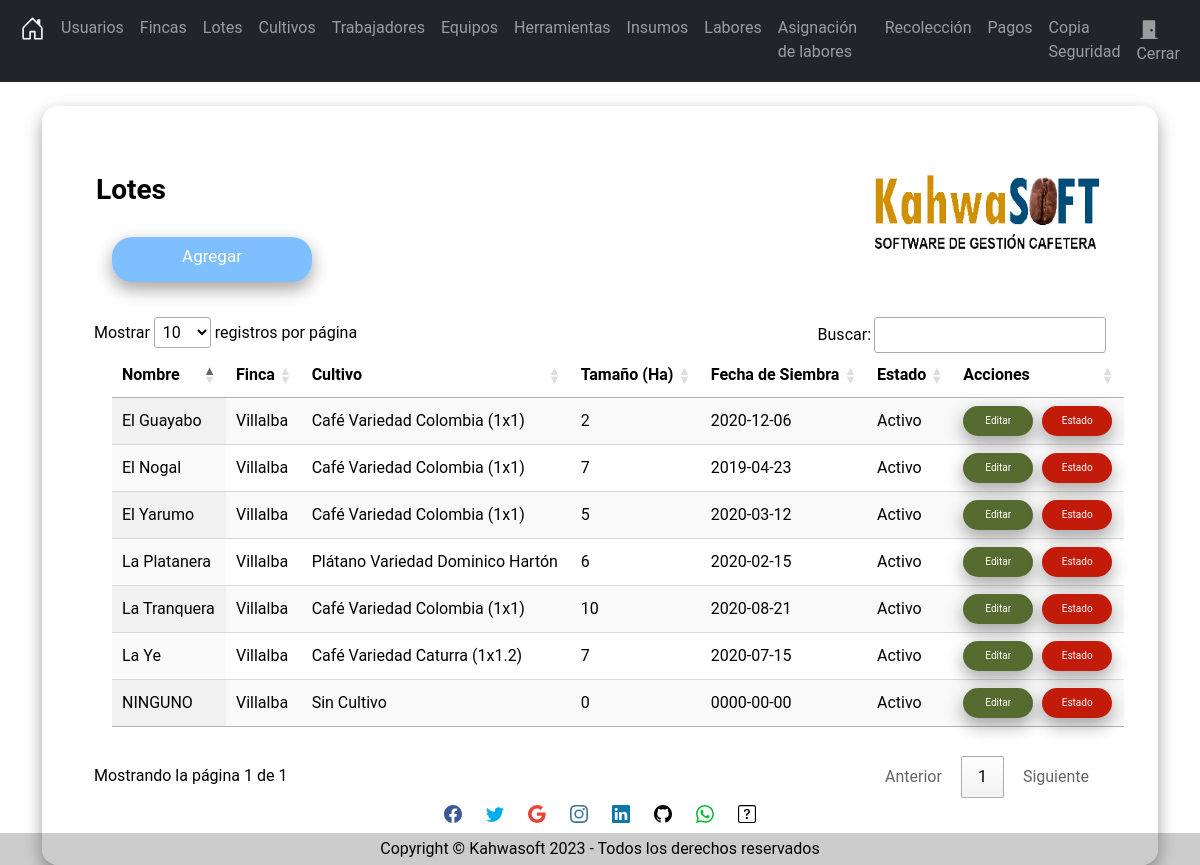
/secciones/Lote/index.php (signed in), run on the app's committed database.
### tables this page shows
CREATE TABLE `lote` (
  `Id` int(11) NOT NULL AUTO_INCREMENT,
  `NombreLote` varchar(255) NOT NULL,
  `FincaAsociada` int(11) NOT NULL,
  `Cultivo` int(11) NOT NULL,
  `Tamano` int(11) NOT NULL,
  `FechaDeSiembra` date NOT NULL,
  `Estado` tinyint(1) NOT NULL,
  PRIMARY KEY (`Id`),
  UNIQUE KEY `NombreLote` (`NombreLote`),
  KEY `FincaAsociada` (`FincaAsociada`),
  KEY `Cultivo` (`Cultivo`),
  CONSTRAINT `lote_ibfk_1` FOREIGN KEY (`FincaAsociada`) REFERENCES `finca` (`id`) ON DELETE CASCADE ON UPDATE CASCADE,
  CONSTRAINT `lote_ibfk_2` FOREIGN KEY (`Cultivo`) REFERENCES `cultivo` (`Id`) ON DELETE CASCADE ON UPDATE CASCADE
);

### secciones/Lote/index.php (the view, shortened to what this page needs)
<?php
    include("../../bd.php");
    $sentencia = $conexion->prepare("SELECT *, (SELECT Nombredelpredio FROM finca where finca.id = lote.FincaAsociada) as fincaregistrada,
    (SELECT Cultivo FROM cultivo where cultivo.id = lote.Cultivo) as cultivosembrado
        FROM lote");
    $sentencia->execute();
    $lotes = $sentencia->fetchall(PDO::FETCH_ASSOC);
?>
<?php include("../../templates/header.php"); ?>
<br/>
    <div class="card">
        <div class="content">
            <div class="title">
                <h3 id="Titulo"><strong>Lotes</strong><img src="../../Img/Logo.png" width="230" height="80" align="right"></h3>
            </div>
            <div class="card-body">
                <a name="" id="btncrear" class="btn" title="Agregar" href="crear.php" role="button">Agregar</a>
                <div class="table-responsive-sm">
                    <table  id="tabla_id" class="display nowrap" style="width:100%">
                        <thead>
                            <tr>
                                <th scope="col">Nombre</th>
                                <th scope="col">Finca</th>
                                <th scope="col">Cultivo</th>
                                <th scope="col">Tamaño (Ha)</th>
                                <th scope="col">Fecha de Siembra</th>
                                <th scope="col">Estado</th>
                                <th scope="col">Acciones</th>
                            </tr>
                        </thead>
                        <tbody>
                            <?php foreach($lotes as $lote) {?>
                                <tr class="">
                                    <td scope="row"><?php echo $lote['NombreLote']; ?></td>
                                    <td scope="row"><?php echo $lote['fincaregistrada']; ?></td>
                                    <td scope="row"><?php echo $lote['cultivosembrado']; ?></td>
                                    <td scope="row"><?php echo $lote['Tamano']; ?></td>
                                    <td scope="row"><?php echo $lote['FechaDeSiembra']; ?></td>
                                    <?php if($lote['Estado']==1){ ?>
                                        <td>Activo</td>
                                    <?php }?>
                                    <td> <a id="editar" class="btn" title="Editar" href="editar.php?txtID=<?php echo $lote['Id']; ?>" role="button">Editar</a>
                                    <a id="borrar" class="btn" title="Estado" href="javascript:borrar(<?php echo $lote['Id']; ?>);" role="button">Estado</a>
                                    </td>
                                </tr>
                            <?php }?>
                        </tbody>
                    </table>
                </div>
            </div>
        </div>
    </div>
<?php include("../../templates/footer.php"); ?>
<?php include("../../templates/socfooter.php"); ?>

### Css/Styles.css (style rules this page uses)
body { margin-bottom: 60px; margin: 0; padding: 0; background-image: url(../Img/Fondo.png); background-repeat: no-repeat; background-attachment: fixed; background-size: 100% 100%; font-family: 'Roboto', 'sans-serif'; height: 100vh; }
.card { width: 100%; max-width: 400%; color: #000000; padding: 50px 35px; border: 1px solid rgba(255,255, 255, 0.70); background: rgba(255, 255, 255, 0.70); border-radius: 16px; box-shadow: 0 8px 16px 0 rgba(0,0,0,0.2), 0 6px 20px 0 rgba(0,0,0,0.19); }
#btncrear { margin-top: 30px; background: rgba(0, 128, 255, 0.5); border-radius: 20px; box-shadow: 5px 5px #B2BABB; color: white; width: 200px; height: 45px; font-size: 17px; margin-top: 5px; margin-right: 5px; margin-bottom: 35px; margin-left: 18px; box-shadow: 0 8px 16px 0 rgba(0,0,0,0.2), 0 6px 20px 0 rgba(0,0,0,0.19); }
#Titulo { margin-top: 16px; margin-right: 20px; margin-bottom: 9px; margin-left: 18px; font-family: 'Roboto', sans-serif; }
#editar { background: rgb(85, 107, 47); border-radius: 20px; box-shadow: 0 8px 16px 0 rgba(0,0,0,0.2), 0 6px 20px 0 rgba(0,0,0,0.19); color: white; width: 70px; height: 30px; font-size: 10px; margin-right: 5px; }
#borrar { background: #c21b09; border-radius: 20px; box-shadow: 0 8px 16px 0 rgba(0,0,0,0.2), 0 6px 20px 0 rgba(0,0,0,0.19); color: white; width: 70px; height: 30px; font-size: 10px; }
#tabla_id { margin-top: 16px; margin-right: 20px; margin-bottom: 25px; margin-left: 18px; }

### data on the page
lote: NombreLote "NINGUNO", fincaregistrada "Villalba", cultivosembrado "Sin Cultivo", Tamano "0", FechaDeSiembra "0000-00-00", Estado "Activo"
lote: NombreLote "El Nogal", fincaregistrada "Villalba", cultivosembrado "Café Variedad Colombia (1x1)", Tamano "7", FechaDeSiembra "2019-04-23", Estado "Activo"
lote: NombreLote "El Yarumo", fincaregistrada "Villalba", cultivosembrado "Café Variedad Colombia (1x1)", Tamano "5", FechaDeSiembra "2020-03-12", Estado "Activo"
lote: NombreLote "La Tranquera", fincaregistrada "Villalba", cultivosembrado "Café Variedad Colombia (1x1)", Tamano "10", FechaDeSiembra "2020-08-21", Estado "Activo"
lote: NombreLote "La Platanera", fincaregistrada "Villalba", cultivosembrado "Plátano Variedad Dominico Hartón", Tamano "6", FechaDeSiembra "2020-02-15", Estado "Activo"
lote: NombreLote "El Guayabo", fincaregistrada "Villalba", cultivosembrado "Café Variedad Colombia (1x1)", Tamano "2", FechaDeSiembra "2020-12-06", Estado "Activo"
lote: NombreLote "La Ye", fincaregistrada "Villalba", cultivosembrado "Café Variedad Caturra (1x1.2)", Tamano "7", FechaDeSiembra "2020-07-15", Estado "Activo"
